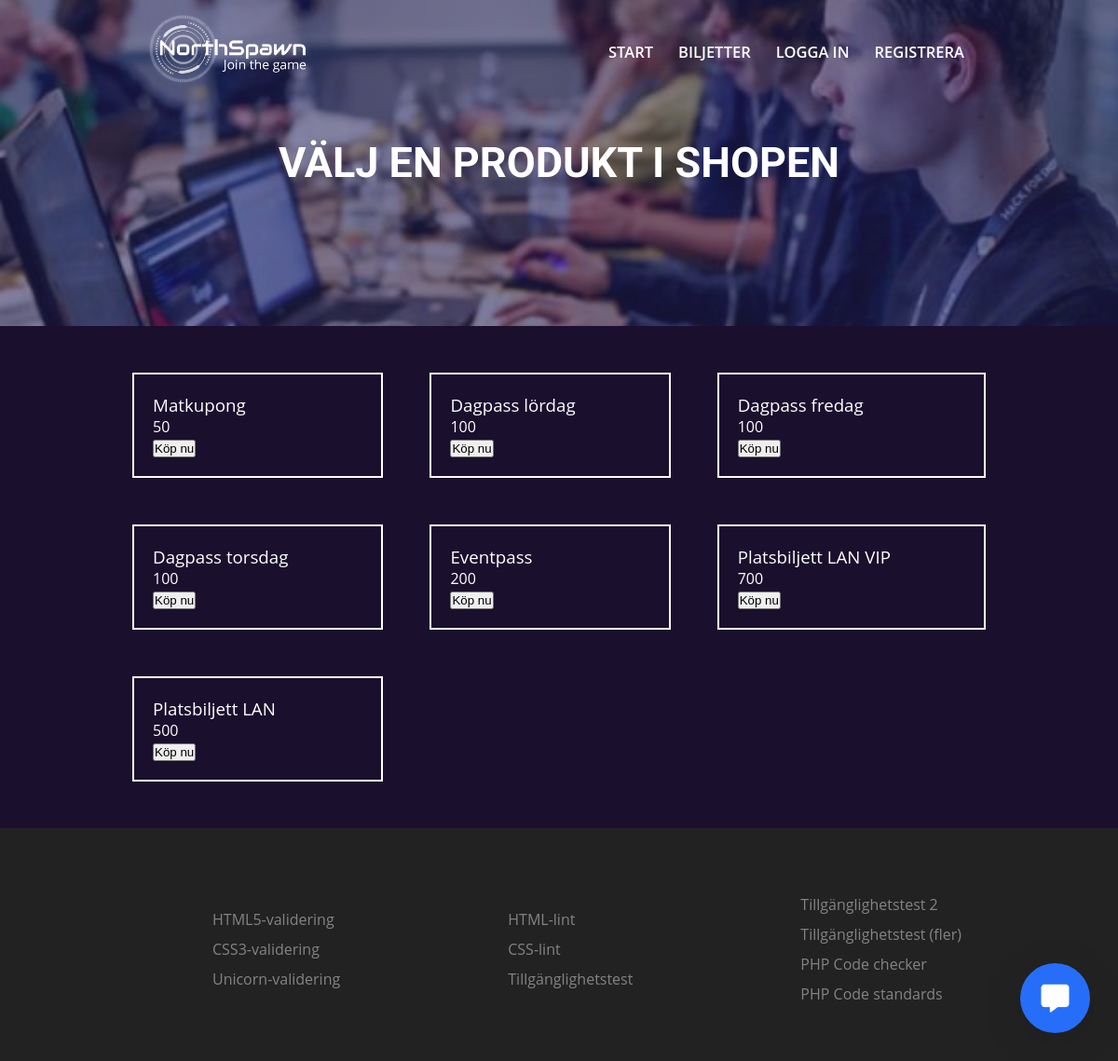
Screenshot of /index.php?pageid=products with the database file from the repository.
### tables this page shows
CREATE TABLE products (product_id INTEGER PRIMARY KEY AUTOINCREMENT NOT NULL UNIQUE, product_name VARCHAR UNIQUE NOT NULL, product_cost INTEGER);

### pages/products/products.php (the view, shortened to what this page needs)
<?php
    $stmtProducts = $db->prepare("SELECT * FROM products");
    $stmtProducts->execute();
?>
<div class="content">
    <div class="products">
    <?php
        while($product = $stmtProducts->fetch()){
            echo <<<PRODUCT
            <div class="product" >
                <h3>{$product['product_name']}</h3>
                <h4>{$product['product_cost']}</h4>
                <form method="post" action="index.php?pageid=cart" >
                    <input type="hidden" name="product" value={$product['product_name']}>
                    <input type="hidden" name="product_id" value={$product['product_id']}>
                    <input type="hidden" name="product_cost" value={$product['product_cost']}>
                    <button>Köp nu</button>
                </form>
            </div>
PRODUCT;
        }
    ?>
    </div>
</div>

### incs/header/header.php (shortened to what this page needs)
<?php
  if(!isset($_GET['pageid'])){
    $title = "Lan. E-sport. Gaming. Hackathon. Expo. Välkommen till Northspawn";
    $header = "700";
  } elseif ($_GET['pageid'] === 'landing') {
    $title = "Lan. E-sport. Gaming. Hackathon. Expo. Välkommen till Northspawn";
    $header = "700";
  } elseif ($_GET['pageid'] === 'login') {
    $title = "Logga in på Northspawn";
    $header = "350";
  } elseif ($_GET['pageid'] === 'register') {
    $title = "Registrera hos Northspawn";
    $header = "350";
  }  elseif ($_GET['pageid'] === 'feedback') {
    $title = "Northspawn - feedback";
    $header = "350";
  } elseif ($_GET['pageid'] === 'products') {
    $title = "Välj en produkt i shopen";
    $header = "350";
  } elseif ($_GET['pageid'] === 'cart') {
    $title = "Kundvagn";
    $header = "350";
  } elseif ($_GET['pageid'] === 'orders') {
    $title = "Ordrar";
    $header = "250";
  } elseif ($_GET['pageid'] === 'products') {
    $title = "Northspawn - Biljetter";
    $header = "250";
  } elseif ($_GET['pageid'] === 'checkout') {
    $title = "Northspawn - Köp genomfört";
    $header = "300";
  }
?>
<!DOCTYPE html>
<html lang="sv">
<head>
</head>
<body>
<nav>
  <ul>
    <div class="left">
      <img class="logo" src="./imgs/logo_jointhegame_vit.png" alt="Logotyp">
    </div>
    <div class="right" >
      <li><a href="index.php">Start</a></li>
      <li><a href="index.php?pageid=products">Biljetter</a></li>
    <?php
      if(!empty($_SESSION['user'])){
        echo <<<MESSAGE
        <li><a href="index.php?pageid=landing&logout=true">Logga ut</a></li>
        <li class="message" ><a href="">Välkommen {$displayUser}</a></li>
MESSAGE;
        if(!empty($_SESSION['admin'])){
          if($_SESSION['admin'] === 'TRUE'){
            echo <<<EXTRA
            <li><i id="menuBtn" class="fas fa-caret-square-down"></i></li>
            <li><i id="closeBtn" class="fas fa-minus-square"></i></li>
            <div id="menu">
              <ul>
                <li><a href=index.php?pageid=orders>Se ordrar</a></li>
                <li><a href="index.php?pageid=register">Lägg till nyhet</a></li>
                <li><a href="index.php?pageid=feedback">Se feedback</a></li>
              </ul>
            </div>
EXTRA;
          } else {
            echo "<div class=thumbnail></div>";
          }
        }
      } else {
        echo <<<CONTENT
        <li><a href=index.php?pageid=login>Logga in</a></li>
        <li><a href="index.php?pageid=register">Registrera</a></li>
CONTENT;
      }
    ?>
    </div>
  </ul>
</nav>
<div class="header" style="min-height: <?php echo $header; ?>px" >
  <h1><?php echo $title; ?></h1>
</div>

### incs/footer/footer.php (shortened to what this page needs)
<div class="footer" >
  <ul class="left" >
    <li><a target="blank" href="https://www.validator.w3.org">HTML5-validering</a></li>
    <li><a target="blank" href="https://www.jigsaw.w3.org/css-validator">CSS3-validering</a></li>
    <li><a target="blank" href="https://www.validator.w3.org/unicorn">Unicorn-validering</a></li>
  </ul>
  <ul class="center">
    <li><a target="blank" href="http://htmllint.com">HTML-lint</a></li>
    <li><a target="blank" href="http://csslint.net">CSS-lint	</a></li>
    <li><a target="blank" href="http://wave.webaim.org">Tillgänglighetstest</a></li>
  </ul>
   <ul class="right">
    <li><a target="blank" href="http://www.tawdis.net">Tillgänglighetstest 2</a></li>
    <li><a target="blank" href="https://webbriktlinjer.se/testa-din-webbplats/automatiska-testverktyg/ ">Tillgänglighetstest (fler)</a></li>
    <li><a target="blank" href="https://phpcodechecker.com/">PHP Code checker</a></li>
    <li><a target="blank" href="http://www.webcodesniffer.net/">PHP Code standards</a></li>
  </ul>
</div>
</body>
</html>

### index.php (shortened to what this page needs)
<?php
  $db = new PDO("sqlite:Northspawn.db");
  if(!empty($_SESSION['user'])){
    $user_email = $_SESSION['user'];
    $stmt = $db->prepare("SELECT user_firstName FROM users WHERE user_email = '{$user_email}'");
    $stmt->execute();
    $user = $stmt->fetch();
    $displayUser = $user[0];
  } else {
    $displayUser = null;
  }
	if(empty($_GET['pageid']))
	{
    $pageid = "landing";
	}
	else
	{
    $pageid = htmlspecialchars($_GET['pageid']);
  }
  require("incs/header/header.php");
  require("pages/{$pageid}/{$pageid}.php");
  require("incs/footer/footer.php");
  ?>
  <head>
    <link rel="stylesheet" href="https://use.fontawesome.com/releases/v5.0.12/css/solid.css">
    <link rel="stylesheet" href="https://use.fontawesome.com/releases/v5.0.12/css/fontawesome.css">
  </head>
  <div onClick="openWindow()" id="chatWindowBtn"><i class="fas fa-comment-alt"></i></div>

### rows the page displays
products: product_name "Matkupong", product_cost "50"
products: product_name "Dagpass lördag", product_cost "100"
products: product_name "Dagpass fredag", product_cost "100"
products: product_name "Dagpass torsdag", product_cost "100"
products: product_name "Eventpass", product_cost "200"
products: product_name "Platsbiljett LAN VIP", product_cost "700"
products: product_name "Platsbiljett LAN", product_cost "500"

### other values shown
$title "VÄLJ EN PRODUKT I SHOPEN"
